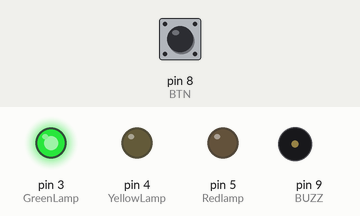
Bench run of a sketch on a simulated Arduino Uno, built with avr-gcc and run on an emulated ATmega328P. On the bench: output pins drawn as LEDs (lit = HIGH), buzzer (waves = sounding). The inputs (shaded band) are chosen by the test bench; at power-on: pin 8 (BTN) HIGH.

Above: at 1.2 s.
1.3 s: pin 8 (BTN) pulled LOW for 0.15 s
At 1.8 s:
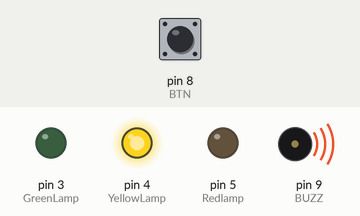
4.3 s: pin 8 (BTN) pulled LOW for 1 s
At 5.04 s:
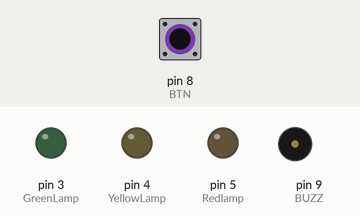
8.3 s: pin 8 (BTN) pulled LOW for 1 s
At 10.0 s:
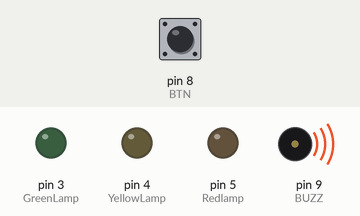
12.3 s: pin 8 (BTN) pulled LOW for 3.2 s
Timing chart, 0 to 21.0 s (numbered marks = the images above; inputs shaded):
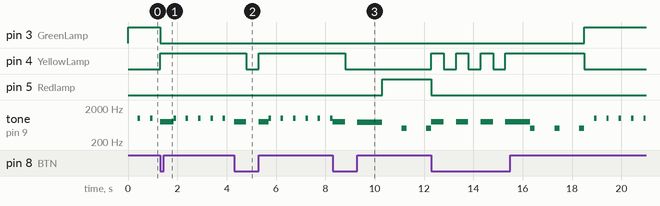

Measured:
- after the input at 1.3 s, pin 3 (GreenLamp): HIGH → LOW after 0.00 s instead of 1.7 s; pin 5 (Redlamp): stays LOW (without the input it goes to HIGH after 2.7 s)
- after the input at 4.3 s, pin 4 (YellowLamp): HIGH → LOW after 0.50 s instead of 1.1 s; pin 5 (Redlamp): stays LOW (without the input it goes to HIGH after 1.1 s)
- after the input at 8.3 s, pin 3 (GreenLamp): stays LOW (without the input it goes to HIGH after 4.0 s); pin 4 (YellowLamp): HIGH → LOW after 0.50 s instead of 1.0 s
- by itself, tone on pin 9 (BUZZ): plays 800 Hz for 0.50 s, 800 Hz for 0.50 s, 800 Hz for 0.50 s, 800 Hz for 1.0 s, 500 Hz for 0.20 s, 500 Hz for 0.20 s … (12 notes in this stretch)

The sketch:

TraficLamp3.ino
```cpp
// ───────────────────────────────
// 功能說明
// 主功能：紅綠燈程式 + 蜂鳴器音效
// 副功能：按住按鈕閃黃燈（故障模式）
// 亮點：非阻塞式程式設計、陣列使用
// 本週新增：各燈號對應不同蜂鳴器聲音
//   綠燈 → 快速短嗶（100ms嗶 / 400ms靜，1000Hz）
//   黃燈 → 持續中頻聲（750Hz，提醒注意）
//   紅燈 → 慢速長嗶（200ms嗶 / 800ms靜，500Hz）
//   故障 → 隨黃燈閃爍同步嗶聲（800Hz）
// ───────────────────────────────

// ───────────────────────────────
// 腳位定義
// ───────────────────────────────
const int BTN        = 8;   // 按鈕
const int GreenLamp  = 3;   // 綠燈
const int YellowLamp = 4;   // 黃燈
const int Redlamp    = 5;   // 紅燈
const int BUZZ       = 9;   // 蜂鳴器（本週新增）

// ───────────────────────────────
// 燈號時序設定
// ───────────────────────────────
const unsigned long PHASE_DUR[] = {3000, 1000, 3000}; // 綠/黃/紅 亮燈時間(ms)
const int           PINS[]      = {GreenLamp, YellowLamp, Redlamp};

// ───────────────────────────────
// 各燈號蜂鳴器設定（本週新增）
// BUZZ_ON_MS = 0 代表持續發聲，不閃爍
// ───────────────────────────────
const int           BUZZ_FREQ[]   = {1000, 750,  500};  // 綠/黃/紅 頻率(Hz)
const unsigned long BUZZ_ON_MS[]  = {100,  0,    200};  // 發聲持續時間(ms)
const unsigned long BUZZ_OFF_MS[] = {400,  0,    800};  // 靜音持續時間(ms)

// ───────────────────────────────
// 狀態變數
// ───────────────────────────────
int           phase      = 0;
unsigned long phaseStart = 0;
unsigned long faultBlink = 0;
bool          faultOn    = false;

unsigned long buzzTimer = 0;    // 蜂鳴器計時基準
bool          buzzState = false; // 目前蜂鳴器是否正在發聲

// ───────────────────────────────
// 將所有燈號熄滅
// ───────────────────────────────
void allOff() {
    digitalWrite(GreenLamp,  LOW);
    digitalWrite(YellowLamp, LOW);
    digitalWrite(Redlamp,    LOW);
}

// ───────────────────────────────
// 啟動某個燈號階段（同時重設蜂鳴器）
// ───────────────────────────────
void startPhase(int p) {
    allOff();
    noTone(BUZZ);
    phase      = p;
    phaseStart = millis();
    buzzTimer  = millis();
    buzzState  = false;
    digitalWrite(PINS[p], HIGH);
}

// ───────────────────────────────
// 非阻塞式蜂鳴器控制
// 根據目前燈號 (phase) 決定音效
// ───────────────────────────────
void updateBuzzer(unsigned long now) {
    if (BUZZ_ON_MS[phase] == 0) {
        tone(BUZZ, BUZZ_FREQ[phase]); // 持續發聲（黃燈）
        return;
    }

    if (buzzState) {
        // 目前發聲中，時間到就停止
        if (now - buzzTimer >= BUZZ_ON_MS[phase]) {
            noTone(BUZZ);
            buzzState = false;
            buzzTimer = now;
        }
    } else {
        // 目前靜音中，時間到就發聲
        if (now - buzzTimer >= BUZZ_OFF_MS[phase]) {
            tone(BUZZ, BUZZ_FREQ[phase]);
            buzzState = true;
            buzzTimer = now;
        }
    }
}

// ───────────────────────────────
// 初始化設定
// ───────────────────────────────
void setup() {
    pinMode(BTN,        INPUT_PULLUP);
    pinMode(GreenLamp,  OUTPUT);
    pinMode(YellowLamp, OUTPUT);
    pinMode(Redlamp,    OUTPUT);
    pinMode(BUZZ,       OUTPUT);    // 蜂鳴器設為輸出（本週新增）
    startPhase(0);
}

// ───────────────────────────────
// 主迴圈：持續檢查按鈕與燈號狀態
// ───────────────────────────────
void loop() {
    unsigned long now = millis();

    if (digitalRead(BTN) == LOW) {
        // ── 故障模式：黃燈與蜂鳴器同步閃爍 ──
        if (now - faultBlink >= 500) {
            faultBlink = now;
            faultOn    = !faultOn;
            allOff();
            if (faultOn) {
                digitalWrite(YellowLamp, HIGH);
                tone(BUZZ, 800);    // 黃燈亮時，蜂鳴器同步響
            } else {
                noTone(BUZZ);       // 黃燈暗時，蜂鳴器同步停
            }
        }
        phaseStart = now;   // 凍結正常模式計時，放開按鈕後從現在開始算
        buzzTimer  = now;   // 凍結蜂鳴器計時，放開按鈕後重新開始
        buzzState  = false;

    } else {
        // ── 正常時序模式 ──
        faultOn = false;
        if (now - phaseStart >= PHASE_DUR[phase]) {
            startPhase((phase + 1) % 3); // 循環切換：綠→黃→紅→綠
        } else {
            updateBuzzer(now);           // 非阻塞式更新蜂鳴器狀態（本週新增）
        }
    }
}
```
